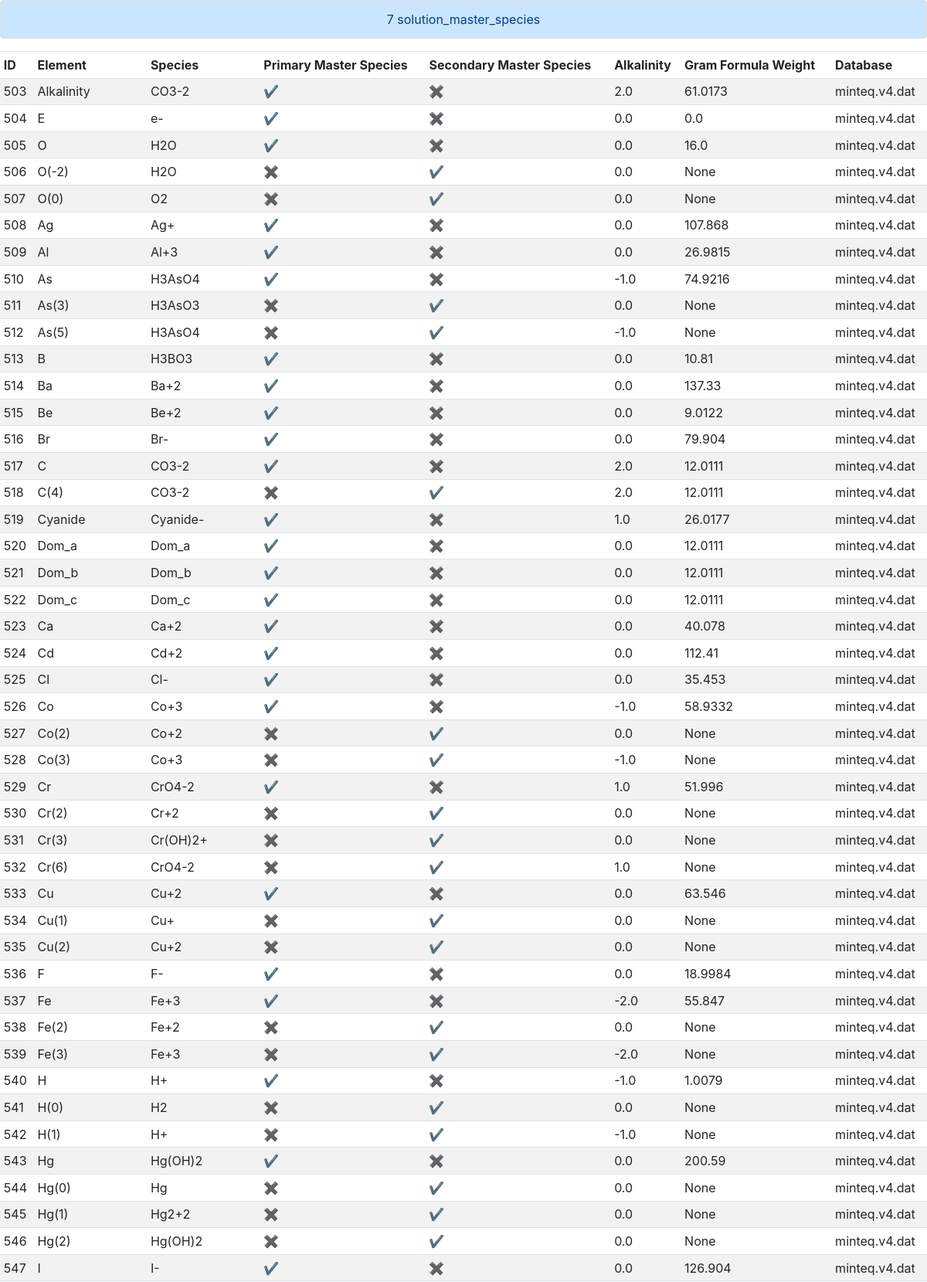
Screenshot of /details?id=7&type=solution_master_species (upper part) with the database file from the repository.
### tables this page shows
CREATE TABLE solution_master_species (id INTEGER, element TEXT NOT NULL, master_species TEXT, primary_master_species INTEGER DEFAULT 0, secondary_master_species INTEGER DEFAULT 0, alkalinity REAL, gfw_formula TEXT, element_gfw REAL, db_id INTEGER, PRIMARY KEY(id), FOREIGN KEY(db_id) REFERENCES db_meta(id) ON DELETE CASCADE);

CREATE TABLE db_meta (id INTEGER, name TEXT NOT NULL, solution_master_species INTEGER, solution_species INTEGER, phases INTEGER, PRIMARY KEY(id));

### application.py (the view, shortened to what this page needs)
@app.route("/details")
def details():
    db_id = flask.request.args.get("id")
    search_type = flask.request.args.get("type")
    if search_type == "solution_master_species":
        results = db.execute(
            "SELECT solution_master_species.id AS ID, element AS Element, master_species AS Species, primary_master_species AS 'Primary Master Species', secondary_master_species AS 'Secondary Master Species', alkalinity AS Alkalinity, element_gfw AS 'Gram Formula Weight', db_meta.name AS Database FROM solution_master_species JOIN db_meta ON solution_master_species.db_id = db_meta.id WHERE db_id = ?", db_id)
    elif search_type == "phases":
        results = db.execute(
                    "SELECT phases.id AS ID, phases.name AS Name, defined_phase AS Formula, equation AS Equation, log_k AS 'log K', delta_h AS 'ΔH', delta_h_units AS '(units)', db_meta.name AS Database FROM phases JOIN db_meta ON phases.db_id = db_meta.id WHERE db_id = ?", db_id)
    if search_type == "solution_master_species" or search_type == "solution_species":
        for i in range(len(results)):
            for old, new in [("0", "\u2716"), ("1", "\u2714")]:
                results[i]["Primary Master Species"] = str(results[i]["Primary Master Species"]).replace(old, new)
                results[i]["Secondary Master Species"] = str(results[i]["Secondary Master Species"]).replace(old, new)
    flask.flash(db_id + " " + search_type)
    return flask.render_template("results.html", results=results)

### templates/results.html (shortened to what this page needs)
{% extends "layout.html" %}
{% block main %}
<div>
    <table class="table table-hover table-sm table-striped">
        <thead>
            {% for key in results[0] %}
                <td>{{ key }}</td>
            {% endfor %}
        </thead>
        <tbody>
            {% for result in results %}
                <tr>
                    {% for key, value in result.items() %}
                        <td>{{ value }}</td>
                    {% endfor %}
                </tr>
            {% endfor %}
        </tbody>
    </table>
</div>
{% endblock %}

### static/styles.css (style rules this page uses)
thead { font-weight: bold; }

### rows the page displays
solution_master_species: id "503", element "Alkalinity", master_species "CO3-2", result "✔" "✖", alkalinity "2.0", element_gfw "61.0173", name "minteq.v4.dat"
solution_master_species: id "504", result "E" "✔" "✖", master_species "e-", alkalinity "0.0", element_gfw "0.0", name "minteq.v4.dat"
solution_master_species: id "505", result "O" "✔" "✖", master_species "H2O", alkalinity "0.0", element_gfw "16.0", name "minteq.v4.dat"
solution_master_species: id "506", element "O(-2)", master_species "H2O", result "✖" "✔" "None", alkalinity "0.0", name "minteq.v4.dat"
solution_master_species: id "507", element "O(0)", master_species "O2", result "✖" "✔" "None", alkalinity "0.0", name "minteq.v4.dat"
solution_master_species: id "508", element "Ag", master_species "Ag+", result "✔" "✖", alkalinity "0.0", element_gfw "107.868", name "minteq.v4.dat"
solution_master_species: id "509", element "Al", master_species "Al+3", result "✔" "✖", alkalinity "0.0", element_gfw "26.9815", name "minteq.v4.dat"
solution_master_species: id "510", element "As", master_species "H3AsO4", result "✔" "✖", alkalinity "-1.0", element_gfw "74.9216", name "minteq.v4.dat"
solution_master_species: id "511", element "As(3)", master_species "H3AsO3", result "✖" "✔" "None", alkalinity "0.0", name "minteq.v4.dat"
solution_master_species: id "512", element "As(5)", master_species "H3AsO4", result "✖" "✔" "None", alkalinity "-1.0", name "minteq.v4.dat"
solution_master_species: id "513", result "B" "✔" "✖", master_species "H3BO3", alkalinity "0.0", element_gfw "10.81", name "minteq.v4.dat"
solution_master_species: id "514", element "Ba", master_species "Ba+2", result "✔" "✖", alkalinity "0.0", element_gfw "137.33", name "minteq.v4.dat"
solution_master_species: id "515", element "Be", master_species "Be+2", result "✔" "✖", alkalinity "0.0", element_gfw "9.0122", name "minteq.v4.dat"
solution_master_species: id "516", element "Br", master_species "Br-", result "✔" "✖", alkalinity "0.0", element_gfw "79.904", name "minteq.v4.dat"
solution_master_species: id "517", result "C" "✔" "✖", master_species "CO3-2", alkalinity "2.0", element_gfw "12.0111", name "minteq.v4.dat"
solution_master_species: id "518", element "C(4)", master_species "CO3-2", result "✖" "✔", alkalinity "2.0", element_gfw "12.0111", name "minteq.v4.dat"
solution_master_species: id "519", element "Cyanide", master_species "Cyanide-", result "✔" "✖", alkalinity "1.0", element_gfw "26.0177", name "minteq.v4.dat"
solution_master_species: id "520", element "Dom_a", master_species "Dom_a", result "✔" "✖", alkalinity "0.0", element_gfw "12.0111", name "minteq.v4.dat"
solution_master_species: id "521", element "Dom_b", master_species "Dom_b", result "✔" "✖", alkalinity "0.0", element_gfw "12.0111", name "minteq.v4.dat"
solution_master_species: id "522", element "Dom_c", master_species "Dom_c", result "✔" "✖", alkalinity "0.0", element_gfw "12.0111", name "minteq.v4.dat"
solution_master_species: id "523", element "Ca", master_species "Ca+2", result "✔" "✖", alkalinity "0.0", element_gfw "40.078", name "minteq.v4.dat"
solution_master_species: id "524", element "Cd", master_species "Cd+2", result "✔" "✖", alkalinity "0.0", element_gfw "112.41", name "minteq.v4.dat"
solution_master_species: id "525", element "Cl", master_species "Cl-", result "✔" "✖", alkalinity "0.0", element_gfw "35.453", name "minteq.v4.dat"
solution_master_species: id "526", element "Co", master_species "Co+3", result "✔" "✖", alkalinity "-1.0", element_gfw "58.9332", name "minteq.v4.dat"
solution_master_species: id "527", element "Co(2)", master_species "Co+2", result "✖" "✔" "None", alkalinity "0.0", name "minteq.v4.dat"
solution_master_species: id "528", element "Co(3)", master_species "Co+3", result "✖" "✔" "None", alkalinity "-1.0", name "minteq.v4.dat"
solution_master_species: id "529", element "Cr", master_species "CrO4-2", result "✔" "✖", alkalinity "1.0", element_gfw "51.996", name "minteq.v4.dat"
solution_master_species: id "530", element "Cr(2)", master_species "Cr+2", result "✖" "✔" "None", alkalinity "0.0", name "minteq.v4.dat"
solution_master_species: id "531", element "Cr(3)", master_species "Cr(OH)2+", result "✖" "✔" "None", alkalinity "0.0", name "minteq.v4.dat"
solution_master_species: id "532", element "Cr(6)", master_species "CrO4-2", result "✖" "✔" "None", alkalinity "1.0", name "minteq.v4.dat"
solution_master_species: id "533", element "Cu", master_species "Cu+2", result "✔" "✖", alkalinity "0.0", element_gfw "63.546", name "minteq.v4.dat"
solution_master_species: id "534", element "Cu(1)", master_species "Cu+", result "✖" "✔" "None", alkalinity "0.0", name "minteq.v4.dat"
solution_master_species: id "535", element "Cu(2)", master_species "Cu+2", result "✖" "✔" "None", alkalinity "0.0", name "minteq.v4.dat"
solution_master_species: id "536", result "F" "✔" "✖", master_species "F-", alkalinity "0.0", element_gfw "18.9984", name "minteq.v4.dat"
solution_master_species: id "537", element "Fe", master_species "Fe+3", result "✔" "✖", alkalinity "-2.0", element_gfw "55.847", name "minteq.v4.dat"
solution_master_species: id "538", element "Fe(2)", master_species "Fe+2", result "✖" "✔" "None", alkalinity "0.0", name "minteq.v4.dat"
solution_master_species: id "539", element "Fe(3)", master_species "Fe+3", result "✖" "✔" "None", alkalinity "-2.0", name "minteq.v4.dat"
solution_master_species: id "540", result "H" "✔" "✖", master_species "H+", alkalinity "-1.0", element_gfw "1.0079", name "minteq.v4.dat"
solution_master_species: id "541", element "H(0)", master_species "H2", result "✖" "✔" "None", alkalinity "0.0", name "minteq.v4.dat"
solution_master_species: id "542", element "H(1)", master_species "H+", result "✖" "✔" "None", alkalinity "-1.0", name "minteq.v4.dat"
solution_master_species: id "543", element "Hg", master_species "Hg(OH)2", result "✔" "✖", alkalinity "0.0", element_gfw "200.59", name "minteq.v4.dat"
solution_master_species: id "544", element "Hg(0)", master_species "Hg", result "✖" "✔" "None", alkalinity "0.0", name "minteq.v4.dat"
solution_master_species: id "545", element "Hg(1)", master_species "Hg2+2", result "✖" "✔" "None", alkalinity "0.0", name "minteq.v4.dat"
solution_master_species: id "546", element "Hg(2)", master_species "Hg(OH)2", result "✖" "✔" "None", alkalinity "0.0", name "minteq.v4.dat"
solution_master_species: id "547", result "I" "✔" "✖", master_species "I-", alkalinity "0.0", element_gfw "126.904", name "minteq.v4.dat"

### other values shown
{{ get_flashed_messages() | join(" ") }} "7 solution_master_species"
{{ key }} "ID" "Element" "Species" "Primary Master Species" "Secondary Master Species" "Alkalinity" "Gram Formula Weight" "Database"
